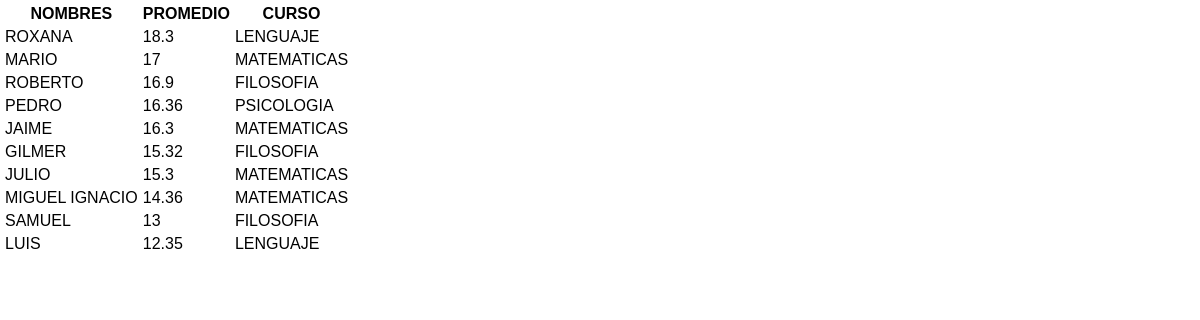
Page /consultas/consulta14.php on the committed database.
### tables this page shows
CREATE TABLE `alumnos` (
  `codigo` int(11) NOT NULL,
  `nombres` varchar(50) NOT NULL,
  `apellidos` varchar(50) NOT NULL,
  `codespecialidad` int(11) NOT NULL,
  `codciclo` int(11) NOT NULL,
  `codcurso` int(11) NOT NULL,
  `promedio` float NOT NULL,
  `codciudad` int(11) NOT NULL
);

CREATE TABLE `curso` (
  `codigocurso` int(11) NOT NULL,
  `curso` varchar(50) NOT NULL
);

### consultas/consulta14.php (the view, shortened to what this page needs)
<?php
$cn = Conectarse();
$rslistar = "SELECT a.nombres, a.promedio, c.curso FROM alumnos a, curso c WHERE a.codigo = a.codigo AND a.codcurso = c.codigocurso AND c.curso IN ('LENGUAJE','MATEMATICAS', 'PSICOLOGIA','FILOSOFIA') AND a.promedio >= 11 ORDER BY a.promedio DESC;";
$listar = mysqli_query($cn,$rslistar);
?>
<!DOCTYPE html>
<html lang="en">
<head>
    <link rel="stylesheet" href="estilos.css">
    <link rel="stylesheet" href="estilos.css">
</head>
<body>
    <TABLE BORDER=0 CELLSPACING=5 CELLPADDING=5>
        <TR class="detalle2">
            <TH>NOMBRES</TH>
            <TH>PROMEDIO</TH>
            <TH>CURSO</TH>
        </TR>
        <?php
        while($rslistar=mysqli_fetch_array($listar)){
        ?>
        <TR>
            <TD class="datos1"><?php echo $rslistar["nombres"];?></TD>
            <TD class="datos1"><?php echo $rslistar["promedio"];?></TD>
            <TD class="datos1"><?php echo $rslistar["curso"];?></TD>
        </TR>
        <?php }?>
    </TABLE>
</body>
</html>

### css/estilos.css (style rules this page uses)
* { font-family: Arial, Helvetica, sans-serif; padding: 0; margin: 0; box-sizing: border-box; }

### rows in the picture
alumnos: nombres "ROXANA", promedio "18.3", curso.curso "LENGUAJE"
alumnos: nombres "MARIO", promedio "17", curso.curso "MATEMATICAS"
alumnos: nombres "ROBERTO", promedio "16.9", curso.curso "FILOSOFIA"
alumnos: nombres "PEDRO", promedio "16.36", curso.curso "PSICOLOGIA"
alumnos: nombres "JAIME", promedio "16.3", curso.curso "MATEMATICAS"
alumnos: nombres "GILMER", promedio "15.32", curso.curso "FILOSOFIA"
alumnos: nombres "JULIO", promedio "15.3", curso.curso "MATEMATICAS"
alumnos: nombres "MIGUEL IGNACIO", promedio "14.36", curso.curso "MATEMATICAS"
alumnos: nombres "SAMUEL", promedio "13", curso.curso "FILOSOFIA"
alumnos: nombres "LUIS", promedio "12.35", curso.curso "LENGUAJE"
